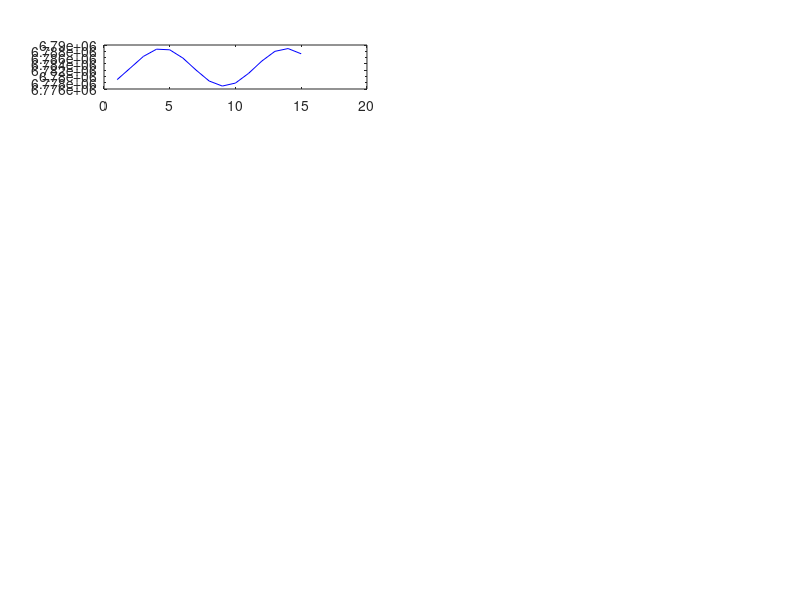

The MATLAB source for this figure: (Note: this script raises an error after producing the figure.)
clc;clear; 
% Plots are generated seperately
load('./data/all_OT_data70.mat');
load('./data/all_EnKF_data70.mat');
load('./data/real_states.mat');
OT_est = mean(OT_all_repeat,3);
EnKF_est = mean(EnKF_all_repeat,3);
OT_sig = 3*mean(OT_allsig_repeat,3);
EnKF_sig = 3*mean(EnKF_allsig_repeat,3);
n_obs = size(real_states,1);

% ylimits = [6.71*10^6 6.85*10^6; -0.008 0.008; -0.008 0.006; 0.05 0.5; -0.5 -0.09; -4 8];
figure;
set(gcf,'position', [ 123    37   946   768]);

ylabels = {'${p_o}$(m)','${f_o}$','${g_o}$','${h_o}$','${k_o}$','${L_o}$(rad)'};
for i = 1:6
    ax1 = subplot(7,2,2*i-1);
%     text(0.5,0.9,char('a' + i - 1),'Units', 'Normalized', 'VerticalAlignment', 'Top')
    % Plot OT
    h1 = plot(1:n_obs,real_states(:,i),'b'); hold on;
    h1.LineWidth = 1;
    h2 = plot(1:n_obs,OT_est(:,i),'r'); hold on;
    h2.LineWidth = 1;
    h3 = plot(1:n_obs,OT_est(:,i)+OT_sig(:,i),'black--'); hold on;
    h3.LineWidth = 1; 
    h4 = plot(1:n_obs,OT_est(:,i)-OT_sig(:,i),'black--'); hold on;
    h4.LineWidth = 1;  
    ax = gca;
    ylabel(ylabels(i),'FontSize',18,'interpreter', 'latex','FontWeight','bold');
%     ylim(ylimits(i,:));
    xlim([1 n_obs]);
    ax.XTick = 1:2:n_obs;
%     ax.FontWeight = 'bold';
    ax.FontSize = 12;
    if i ==6
        xlabel('Time points (days)','FontSize',18,'interpreter', 'latex','FontWeight','bold');
%         ax.YTick = -4:4:8;
    end
    if i == 1
        title('OT (samples=70,repeat=10)','FontSize',18,'interpreter', 'latex','FontWeight','bold');
    end
    ax2 = subplot(7,2,2*i);
%     text(0.02,0.98,char('b' + i - 1),'Units', 'Normalized', 'VerticalAlignment', 'Top')
    % PLot EnKF
    h11 = plot(1:n_obs,real_states(:,i),'b'); hold on;
    h11.LineWidth = 1;
    h21 = plot(1:n_obs,EnKF_est(:,i),'r'); hold on;
    h21.LineWidth = 1;
    h31 = plot(1:n_obs,EnKF_est(:,i)+EnKF_sig(:,i),'black--'); hold on;
    h31.LineWidth = 1;
    h41 = plot(1:n_obs,EnKF_est(:,i)-EnKF_sig(:,i),'black--'); hold on;
    h41.LineWidth = 1;
    ax = gca;
        ylabel(ylabels(i),'FontSize',18,'interpreter', 'latex','FontWeight','bold');
%     ylim(ylimits(i,:));
    xlim([1 n_obs]);
    ax.XTick = 1:2:n_obs;
%     ax.FontWeight = 'bold';
    ax.FontSize = 12;
    if i ==6
        xlabel('Time points (days)','FontSize',18,'interpreter', 'latex','FontWeight','bold');
%         ax.YTick = -4:4:8;
    end
    if i == 1
        title('EnKF (samples=70,repeat=10)','FontSize',18,'interpreter', 'latex','FontWeight','bold');
    end
%     linkaxes([ax1,ax2],'xy')
end
hL = subplot(7,2,13.5);
poshL = get(hL,'position');     % Getting its position
lgd = legend(hL,[h1;h2;h4],'True','Estimate','$\pm$ 3$\sigma$');
set(lgd,'position',poshL,'Orientation','horizontal','FontSize',18,'interpreter', 'latex','FontWeight','bold');      % Adjusting legend's position
axis(hL,'off');

% ax = gca;
% outerpos = ax.OuterPosition;
% ti = ax.TightInset; 
% left = outerpos(1) + ti(1);
% bottom = outerpos(2) + ti(2);
% ax_width = outerpos(3) - ti(1) - ti(3);
% ax_height = outerpos(4) - ti(2) - ti(4);
% ax.Position = [left bottom ax_width ax_height];
% box off

% get(gcf,'position')
fig = gcf;
fig.PaperPositionMode = 'auto';
fig_pos = fig.PaperPosition;
fig.PaperSize = [fig_pos(3) fig_pos(4)];
print(fig, '-dpdf', './Plots/plotconsist70.pdf');